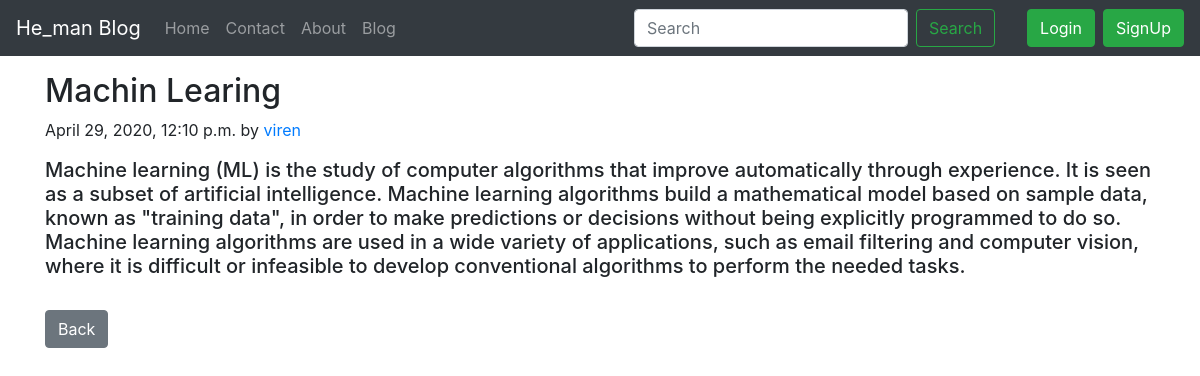
Page /blog/machin-learing on the committed database.
### blog/models.py (models this page shows, shortened)
class Post(models.Model):
    sno = models.AutoField(primary_key=True)
    title = models.CharField(max_length=100)
    content = models.TextField()
    author = models.CharField(max_length=20)
    slug = models.CharField(max_length=130)
    timeStamp = models.DateTimeField(blank=True)

### blog/views.py (the view)
# urls.py: path('<str:slug>', views.blogPost, name='blogPost')
def blogPost(request, slug):
	post = Post.objects.filter(slug=slug).first()
	mydict = {'post':post}
	return render(request, 'blog/blogPost.html',mydict)

### templates/blog/blogPost.html (shortened to what this page needs)
{% extends 'base.html' %}
{% block body %}
<div class="container my-3">
  <h2 class="blog-post-title">{{post.title}}</h2>
  <p class="blog-post-meta">{{post.timeStamp}} by <a href="#">{{post.author}}</a></p>
  <h5> {{post.content}}</h5>
  <br>
  <a type="button" href="/blog" class="btn btn-secondary">Back</a>
</div>
{% endblock body %}

### rows in the picture
Post: title "Machin Learing", timeStamp "April 29, 2020, 12:10 p.m.", author "viren", content "Machine learning (ML) is the study of computer algorithms that improve automatically through experience. It is seen as a subset of artificial intelligence. Machine learning algorithms build a mathematical model based on sample data, known as \"training data\", in order to make predictions or decisions without being explicitly programmed to do so. Machine learning algorithms are used in a wide variety of applications, such as email filtering and computer vision, where it is difficult or infeasible to develop conventional algorithms to perform the needed tasks."
